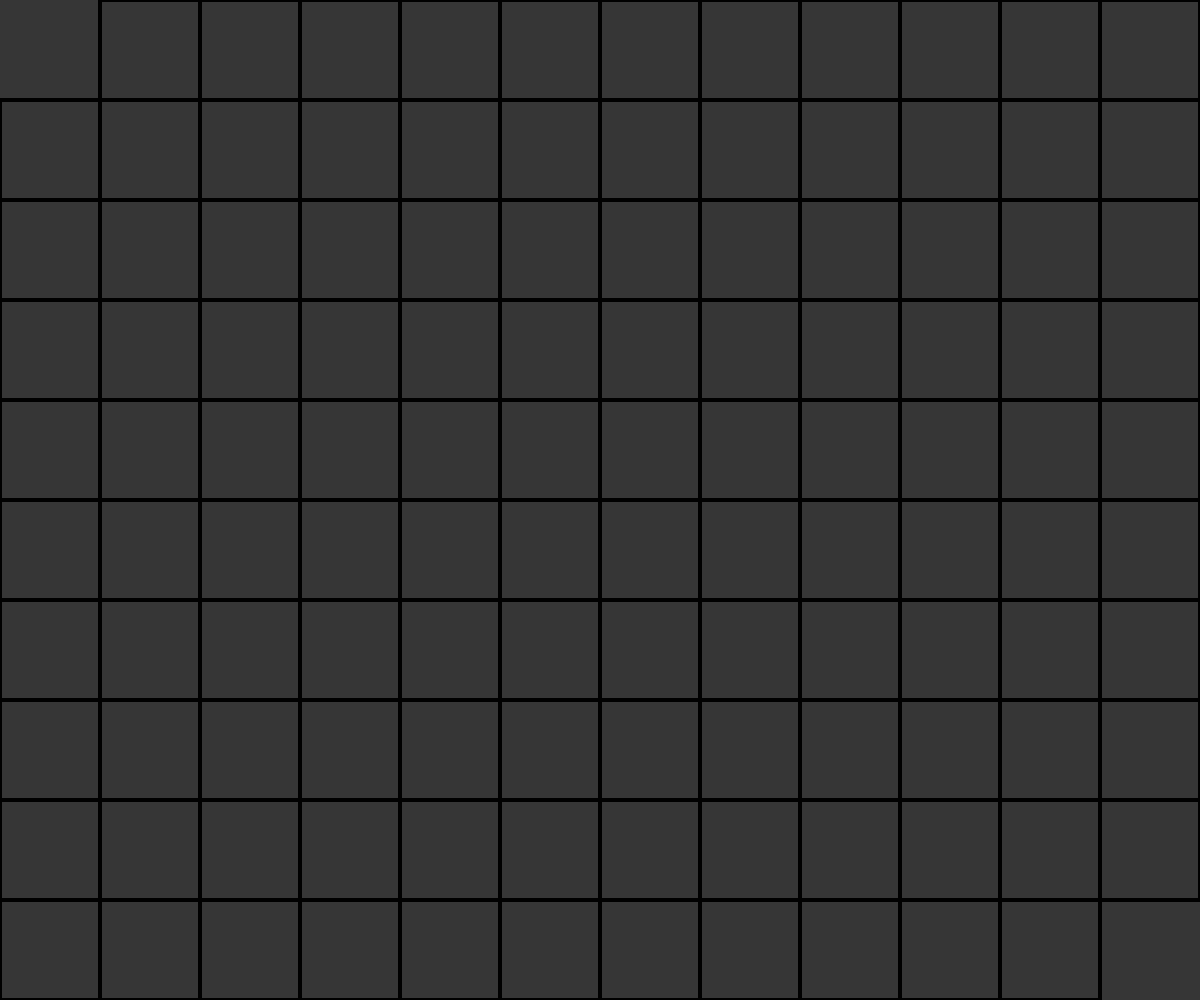
Frame 1 (no input)
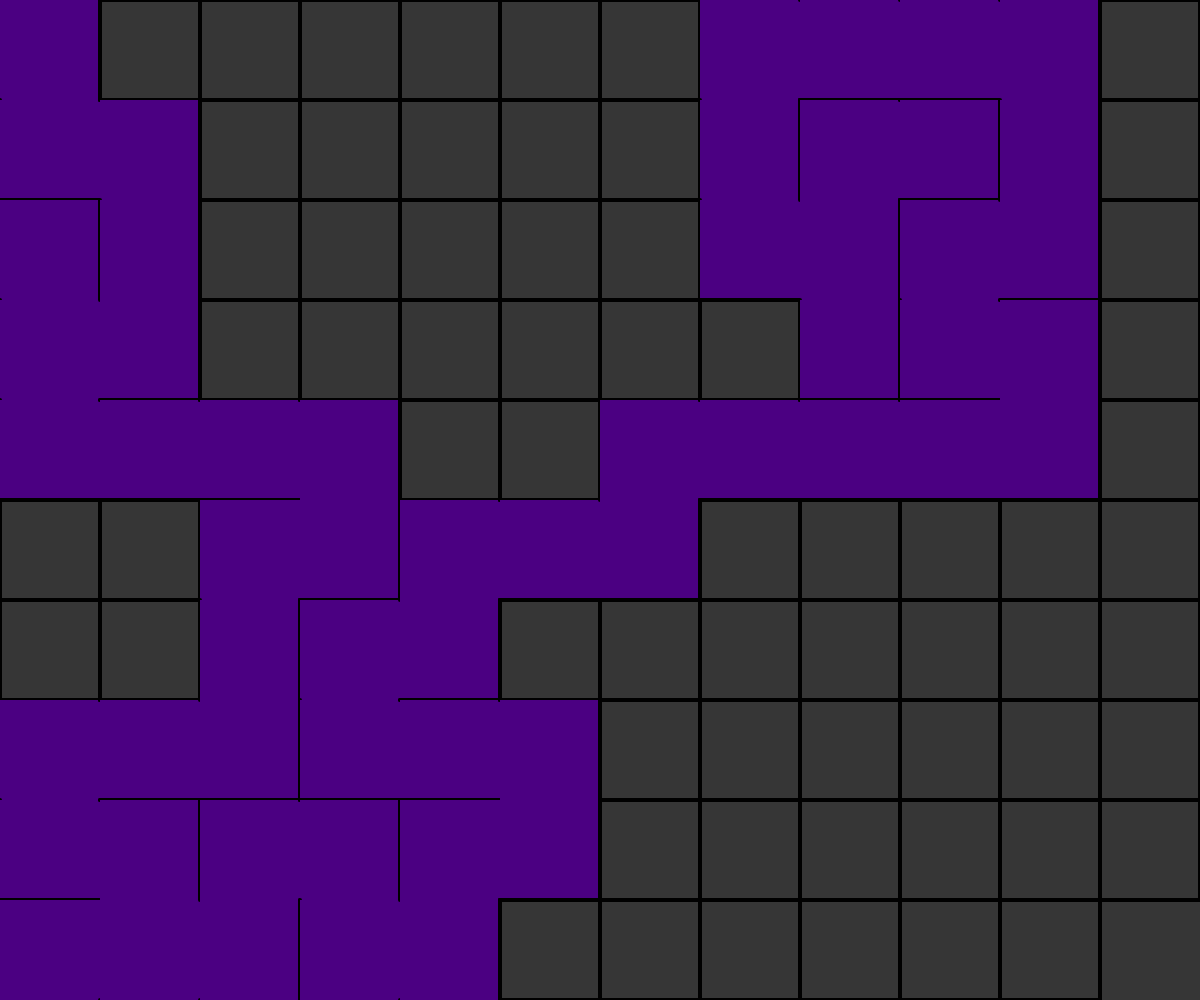
Frame 60 (no input)
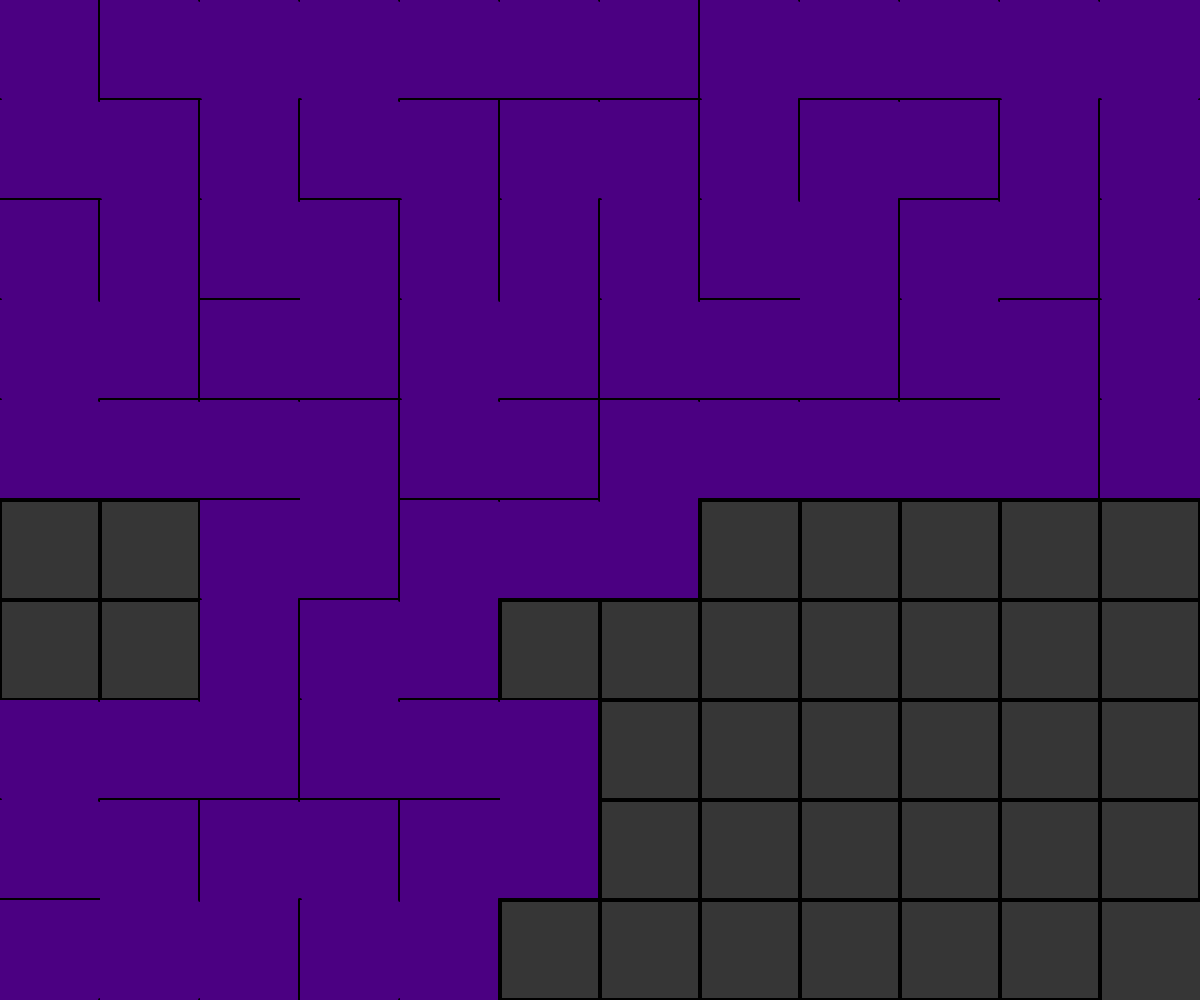
Frame 120 (the mouse pressed at the canvas centre since frame 60)

The p5.js sketch that drew these frames (run headless with seeded random() and noise() and a simulated clock; from frame 60 on, the mouse is pressed at the canvas centre):

// p5.js sketch
// ── sketch.js
let w = 100;
let columns, rows;
let stack = [];
let board = [];
let current;
let player;
let mazeFinished = false;
let end;

function setup() {
  createCanvas(windowWidth, windowHeight);

  columns = floor(width / w);
  rows = floor(height / w);

  board = createMatrix(columns, rows);

  current = board[0][0];
  player = board[0][0];
  end = board[columns - 1][rows - 1];
  end.final = true;
}



function draw() {
  background(54, 54, 54);
  for (x = 0; x < board.length; x++) {
    for (y = 0; y < board[x].length; y++) {
      board[x][y].render();
    }
  }

  current.visited = true;

  let nextNeighbor = current.nextNeighbor();
  if (nextNeighbor) {
    nextNeighbor.visited = true;

    stack.push(current);

    removeWall(current, nextNeighbor);

    current = nextNeighbor;
  } else if (stack.length > 0) {
    current = stack.pop();

    if (current.x === 0 && current.y === 0) {
      mazeFinished = true;
    }
  }

  if (mazeFinished) {
    console.log(player)
    player.player = true;
    if (keyIsDown(UP_ARROW)) {
      if (player.checkCoordinate(player.x, player.y - 1)) {
        player = board[player.x, player.y - 1];
      }
    }
    if (keyIsDown(DOWN_ARROW)) {
      if (player.checkCoordinate(player.x, player.y + 1)) {
        player = board[player.x, player.y + 1];
      }
    }
    if (keyIsDown(LEFT_ARROW)) {
      if (player.checkCoordinate(player.x - 1, player.y)) {
        player = board[player.x - 1, player.y];
      }
    }
    if (keyIsDown(RIGHT_ARROW)) {
      if (player.checkCoordinate(player.x + 1, player.y)) {
        player = board[player.x + 1, player.y];
      }
    }
    console.log(player);
  }


}

function windowResized() {
  resizeCanvas(windowWidth, windowHeight);
}

function createMatrix(columns, rows) {
  let spaceX = width / w - columns;
  let spaceY = height / w - rows;
  let matrix = [];

  for (let x = 0; x < columns; x++) {
    let row = [];
    for (let y = 0; y < rows; y++) {
      let cell = new Cell(x, y, spaceX, spaceY);
      row.push(cell);
    }
    matrix.push(row);
  }

  return matrix;
}

function removeWall(current, next) {
  let x = current.x - next.x;
  if (x === 1) {
    current.walls.left = false;
    next.walls.right = false;
  } else if (x === -1) {
    current.walls.right = false;
    next.walls.left = false;
  }
  let y = current.y - next.y;
  if (y === 1) {
    current.walls.top = false;
    next.walls.bottom = false;
  } else if (y === -1) {
    current.walls.bottom = false;
    next.walls.top = false;
  }
}
// ── Cell.js
class Cell {

  constructor(x, y, spaceX, spaceY) {
    this.x = x;
    this.y = y;
    this.spaceX = spaceX;
    this.spaceY = spaceY;
    this.width = (this.x + this.spaceX / 2) * w;
    this.height = (this.y + this.spaceY / 2) * w;
    this.visited = false;
    this.neighbors = [];
    this.walls = {
      top: true,
      right: true,
      bottom: true,
      left: true,
    },
    this.final = false;
    this.begin = x === 0 && y === 0 ? true : false;
    this.player = false;
  }

  render() {
    strokeWeight(4);
    stroke(0);
    if (this.walls.top && !this.begin) {
      line(this.width, this.height, this.width + w, this.height);
    }
    if (this.walls.right && !this.final) {
      line(this.width + w, this.height, this.width + w, this.height + w);
    }
    if (this.walls.bottom && !this.final) {
      line(this.width + w, this.height + w, this.width, this.height + w);
    }
    if (this.walls.left && !this.begin) {
      line(this.width, this.height + w, this.width, this.height);
    }

    if (this.visited) {
      noStroke();
      fill(75, 0, 130);
      rect(this.width, this.height, w, w);
    }

    if (this.player) {
      noStroke();
      fill(100);
      rect(this.width + w * 0.02, this.height + w * 0.02, w * 0.93, w * 0.93);
    }
  }

  nextNeighbor() {
    this.neighbors = [];
    let top = this.checkCoordinate(this.x, this.y - 1) ? board[this.x][this.y - 1] : null;
    let right = this.checkCoordinate(this.x + 1, this.y) ? board[this.x + 1][this.y] : null;
    let bottom = this.checkCoordinate(this.x, this.y + 1) ? board[this.x][this.y + 1] : null;
    let left = this.checkCoordinate(this.x - 1, this.y) ? board[this.x - 1][this.y] : null;

    if (top && !top.visited) {
      this.neighbors.push(top);
    }
    if (right && !right.visited) {
      this.neighbors.push(right);
    }
    if (bottom && !bottom.visited) {
      this.neighbors.push(bottom);
    }
    if (left && !left.visited) {
      this.neighbors.push(left);
    }

    if (this.neighbors.length > 0) {
      let selected = floor(random(0, this.neighbors.length));
      return this.neighbors[selected];
    } else {
      return undefined;
    }

  }

  checkCoordinate(x, y) {
    return (x < 0 || x > columns - 1 || y < 0 || y > rows - 1) ? false : true;
  }

}
